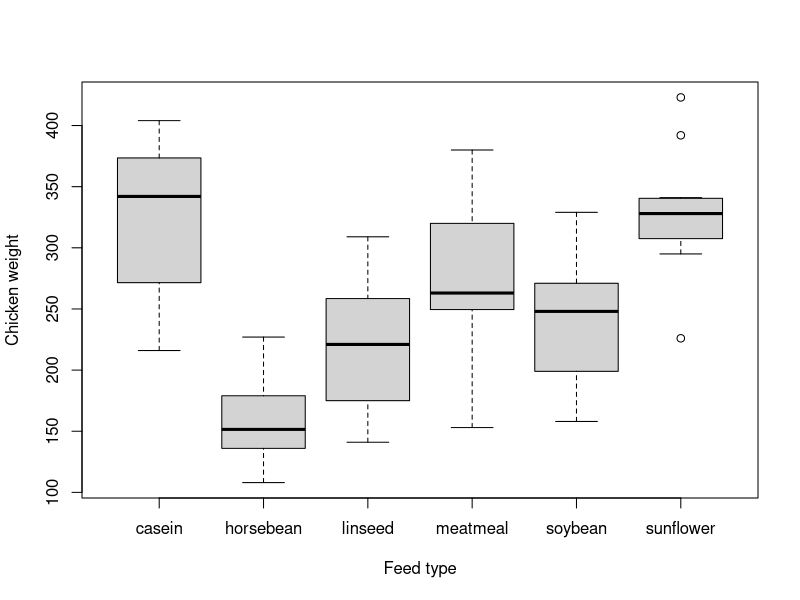
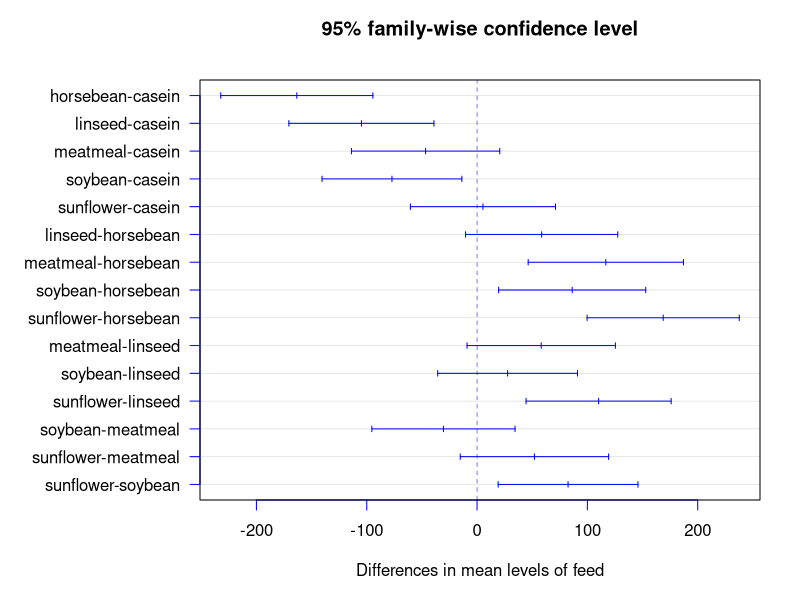

These figures' R source, in order:
## ---- chunk 1
str(chickwts)
## ---- chunk 2
aggregate(weight ~ feed, data = chickwts, summary)
## ---- chunk 3
boxplot(weight ~ feed, data = chickwts,
        ylab = "Chicken weight",
        xlab = "Feed type")
## ---- chunk 4
anova_results <- aov(weight ~ feed, data = chickwts)
summary(anova_results)
## ---- chunk 5
tukey_results <- TukeyHSD(anova_results)
## ---- chunk 6
par(mar = c(5, 10, 4, 2))
plot(tukey_results, las = 1, col = "blue")
